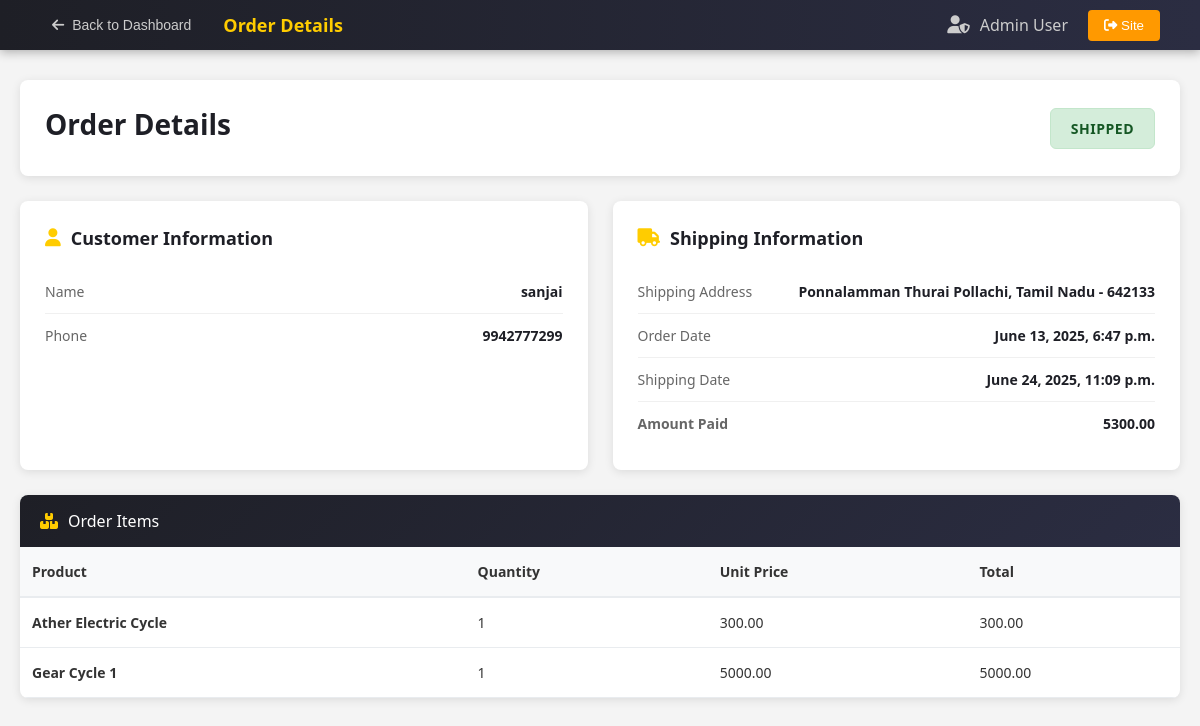
/payment/order_view/6 (signed in), run on the app's committed database.
### payment/models.py (models this page shows, shortened)
class Order(models.Model):
    user = models.ForeignKey(User, on_delete=models.CASCADE, null=True, blank=True)
    full_name = models.CharField(max_length=255)
    phone = models.CharField(max_length=13)
    address = models.TextField(max_length=255)
    amount_paid = models.DecimalField(max_digits=10, decimal_places=2)
    date_ordered = models.DateTimeField(auto_now_add=True)
    shipped = models.BooleanField(default=False)
    date_shipped = models.DateTimeField(null=True, blank=True)

class OrderItem(models.Model):
    user = models.ForeignKey(User, on_delete=models.CASCADE, null=True)
    order = models.ForeignKey(Order, on_delete=models.CASCADE, null=True)
    product = models.ForeignKey(Product, on_delete=models.CASCADE, null=True)
    quantity = models.PositiveBigIntegerField(default=1)
    price = models.DecimalField(max_digits=10, decimal_places=2)

### skyraptor/models.py (models this page shows)
class Product(models.Model):
    name = models.CharField(max_length=255)
    description = models.TextField()
    price = models.DecimalField(max_digits=10, decimal_places=2)
    Category = models.ForeignKey(Category, on_delete=models.CASCADE, default=1)
    image = models.ImageField(upload_to='uploads/product/')
    def __str__(self):
        return self.name

### payment/views.py (the view)
# urls.py: path('order_view/<int:pk>', views.order_view, name='order_view'),
def order_view(request, pk):
    if request.user.is_authenticated and request.user.is_staff:
        orders = Order.objects.get(id=pk)
        items = OrderItem.objects.filter(order=pk)
        for item in items:
            item.total = item.quantity * item.price
        return render(request, 'payment/order_view.html', {'orders': orders, 'items': items})
    else:
        messages.success(request, 'You do not have permission to access this page.')
        return redirect('home')

### cart/context_processors.py (called while the page is built)
def cart(request):
    return {'cart': Cart(request)}

### payment/templates/payment/order_view.html (shortened to what this page needs)
{% load static %}
<!DOCTYPE html>
<html lang="en">
<head>
    <link rel="stylesheet" href="{% static 'css/order_view.css' %}">
</head>
<body>
    <nav class="admin-nav">
        <div class="nav-left">
            <button class="back-btn" data-url="{% url 'dash' %}">
                <i class="fas fa-arrow-left"></i>
                Back to Dashboard
            </button>
            <div class="nav-title">Order Details</div>
        </div>
        <div class="nav-right">
            <div class="admin-user">
                <i class="fas fa-user-shield"></i>
                <span>Admin User</span>
            </div>
            <button class="home-btn" data-url="{% url 'home' %}">
                <i class="fas fa-sign-out-alt"></i>
                Site
            </button>
        </div>
    </nav>
    <div class="admin-container">
        <div class="page-header">
            <div class="header-left">
                <h1>Order Details</h1>
            </div>
            {% if orders.shipped %}
            <div class="order-status status-shipped">
                Shipped
            </div>
            {% else %}
            <div class="order-status status-pending">
                Shipping Pending
            </div>
            {% endif %}
        </div>
        <div class="details-grid">
            <div class="details-card">
                <div class="card-title">
                    <i class="fas fa-user"></i>
                    Customer Information
                </div>
                <div class="info-row">
                    <span class="info-label">Name</span>
                    <span class="info-value">{{ orders.full_name}}</span>
                </div>
                <div class="info-row">
                    <span class="info-label">Phone</span>
                    <span class="info-value">{{ orders.phone }}</span>
                </div>
            </div>
            <div class="details-card">
                <div class="card-title">
                    <i class="fas fa-truck"></i>
                    Shipping Information
                </div>
                <div class="info-row">
                    <span class="info-label">Shipping Address</span>
                    <span class="info-value">{{ orders.address }}</span>
                </div>
                <div class="info-row">
                    <span class="info-label">Order Date</span>
                    <span class="info-value">{{ orders.date_ordered }}</span>
                </div>
                <div class="info-row">
                    <span class="info-label">Shipping Date</span>
                    <span class="info-value">{{ orders.date_shipped }}</span>
                </div>
                <div class="info-row">
                    <span class="info-label"><strong>Amount Paid</strong></span>
                    <span class="info-value"><strong>{{ orders.amount_paid }}</strong></span>
                </div>
            </div>
        </div>
        <div class="order-items">
            <div class="items-header">
                <i class="fas fa-boxes"></i>
                <span>Order Items</span>
            </div>
            <div class="items-table">
                <table>
                    <thead>
                        <tr>
                            <th>Product</th>
                            <th>Quantity</th>
                            <th>Unit Price</th>
                            <th>Total</th>
                        </tr>
                    </thead>
                    <tbody>
                        {% for item in items %}
                        <tr>
                            <td><strong>{{ item.product }}</strong></td>
                            <td>{{ item.quantity }}</td>
                            <td>{{ item.price }}</td>
                            <td>{{ item.total }}</td>
                        </tr>
                        {% endfor %}
                    </tbody>
                </table>
            </div>
        </div>
    </div>
</body>
</html>

### static/css/order_view.css (style rules this page uses)
* { margin: 0; padding: 0; box-sizing: border-box; }
body { font-family: system-ui, -apple-system, BlinkMacSystemFont, 'Segoe UI', Roboto, Oxygen, Ubuntu, Cantarell, 'Open Sans', 'Helvetica Neue', sans-serif; background-color: #f4f4f4; min-height: 100vh; }
.admin-nav { background: linear-gradient(90deg, #1e1f26, #2b2d42); color: #fff; display: flex; justify-content: space-between; align-items: center; padding: 0 40px; box-shadow: 0 2px 10px rgba(0, 0, 0, 0.3); position: sticky; top: 0; z-index: 1000; height: 50px; }
.nav-left { display: flex; align-items: center; gap: 20px; }
.nav-title { color: #ffcc00; font-size: 18px; font-weight: 600; }
.back-btn { background-color: transparent; color: #ccc; border: none; padding: 8px 12px; border-radius: 4px; cursor: pointer; transition: all 0.3s; display: flex; align-items: center; gap: 8px; font-size: 14px; }
.nav-right { display: flex; align-items: center; gap: 20px; }
.admin-user { display: flex; align-items: center; gap: 10px; color: #ccc; }
.admin-user i { font-size: 18px; }
.home-btn { background-color: #ff9900; color: white; border: none; padding: 8px 16px; border-radius: 4px; cursor: pointer; transition: background-color 0.3s; }
.admin-container { max-width: 1400px; margin: 0 auto; padding: 30px 20px; }
.page-header { background: white; padding: 25px; border-radius: 8px; box-shadow: 0 2px 10px rgba(0, 0, 0, 0.1); margin-bottom: 25px; display: flex; justify-content: space-between; align-items: center; }
.header-left h1 { color: #1e1f26; font-size: 28px; margin-bottom: 8px; }
.order-status { padding: 10px 20px; border-radius: 6px; font-weight: 600; font-size: 14px; text-transform: uppercase; letter-spacing: 0.5px; }
.status-shipped { background-color: #d4edda; color: #155724; border: 1px solid #c3e6cb; }
.details-grid { display: grid; grid-template-columns: 1fr 1fr; gap: 25px; margin-bottom: 25px; }
.details-card { background: white; padding: 25px; border-radius: 8px; box-shadow: 0 2px 10px rgba(0, 0, 0, 0.1); }
.card-title { color: #1e1f26; font-size: 18px; font-weight: 600; margin-bottom: 20px; display: flex; align-items: center; gap: 10px; }
.card-title i { color: #ffcc00; }
.info-row { display: flex; justify-content: space-between; align-items: center; padding: 12px 0; border-bottom: 1px solid #f0f0f0; }
.info-row:last-child { border-bottom: none; }
.info-label { color: #666; font-weight: 500; font-size: 14px; }
.info-value { color: #1e1f26; font-weight: 600; font-size: 14px; }
.order-items { background: white; border-radius: 8px; box-shadow: 0 2px 10px rgba(0, 0, 0, 0.1); overflow: hidden; margin-bottom: 25px; }
.items-header { background: linear-gradient(135deg, #1e1f26, #2b2d42); color: white; padding: 15px 20px; display: flex; align-items: center; gap: 10px; }
.items-header i { color: #ffcc00; }
.items-table { overflow-x: auto; }
table { width: 100%; border-collapse: collapse; }
thead th { background-color: #f8f9fa; color: #333; font-weight: 600; padding: 15px 12px; text-align: left; border-bottom: 2px solid #e9ecef; font-size: 14px; }
tbody tr { border-bottom: 1px solid #e9ecef; transition: background-color 0.2s; }
tbody td { padding: 15px 12px; font-size: 14px; color: #333; }

### data on the page
Order: full_name "sanjai", phone "9942777299", address "Ponnalamman Thurai Pollachi, Tamil Nadu - 642133", date_ordered "June 13, 2025, 6:47 p.m.", date_shipped "June 24, 2025, 11:09 p.m.", amount_paid "5300.00"
OrderItem: product "Ather Electric Cycle", quantity "1", price "300.00", total "300.00"
OrderItem: product "Gear Cycle 1", quantity "1", price "5000.00", total "5000.00"
